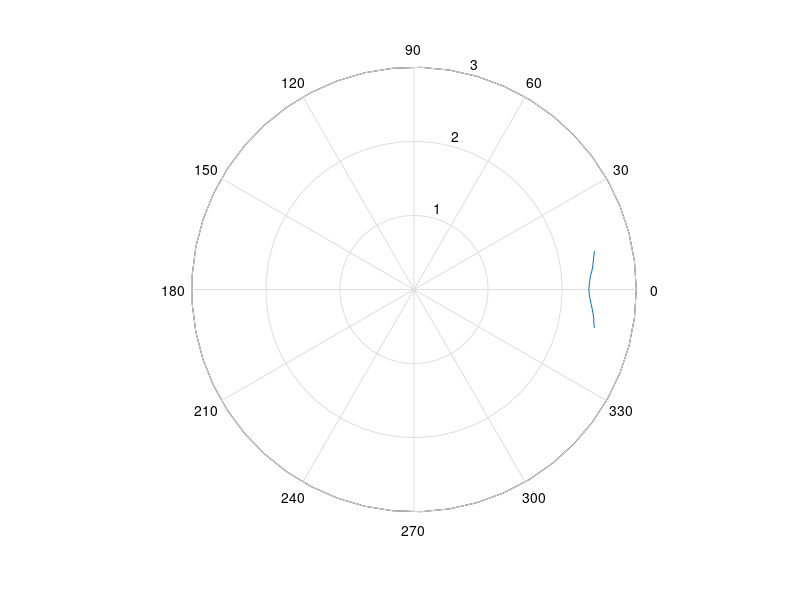

The MATLAB script that drew this image: (Note: this script raises an error after producing the figure.)
clear all
close all
clc

% insert the data measured
theta = linspace(-pi/15, pi/15, 17);
voltage = [2.49 2.468 2.456 2.436 2.416 2.396 2.378 2.366 2.36 2.366 2.376 ...
    2.39 2.414 2.434 2.45 2.468 2.49];

% definisco lo spicchio di interesse
x = [0 -pi/15];
y = [0 3];

z = [0 pi/15];
w = [0 3];

% valori a regime
a = linspace(-pi/15, -pi, 50);
b = 2.49.*1.^(1:50);

c = linspace (pi/15, pi, 50);
d =2.49.*1.^(1:50);

% grafici
figure(1)
PolarGraph = polar(theta,voltage);
PolarGraph.LineStyle ="-";
PolarGraph.Color = [0.4660 0.6740 0.1880];
PolarGraph.Marker = "hexagram";
PolarGraph.LineWidth = 1;
hold on
polar(x,y, 'k-')
polar(z,w, 'k-')
A = polar(a,b)
B = polar(c,d)
A.Color = [0.4660 0.6740 0.1880];
A.LineWidth = 1;
B.Color = [0.4660 0.6740 0.1880];
B.LineWidth = 1;

% caratteristiche titolo
[t,s] = title ('Rate of change of the voltage with respect to degree, South pole','Distance set at 2.5 cm, \theta variable')
t.FontSize = 16;
s.FontAngle='italic';